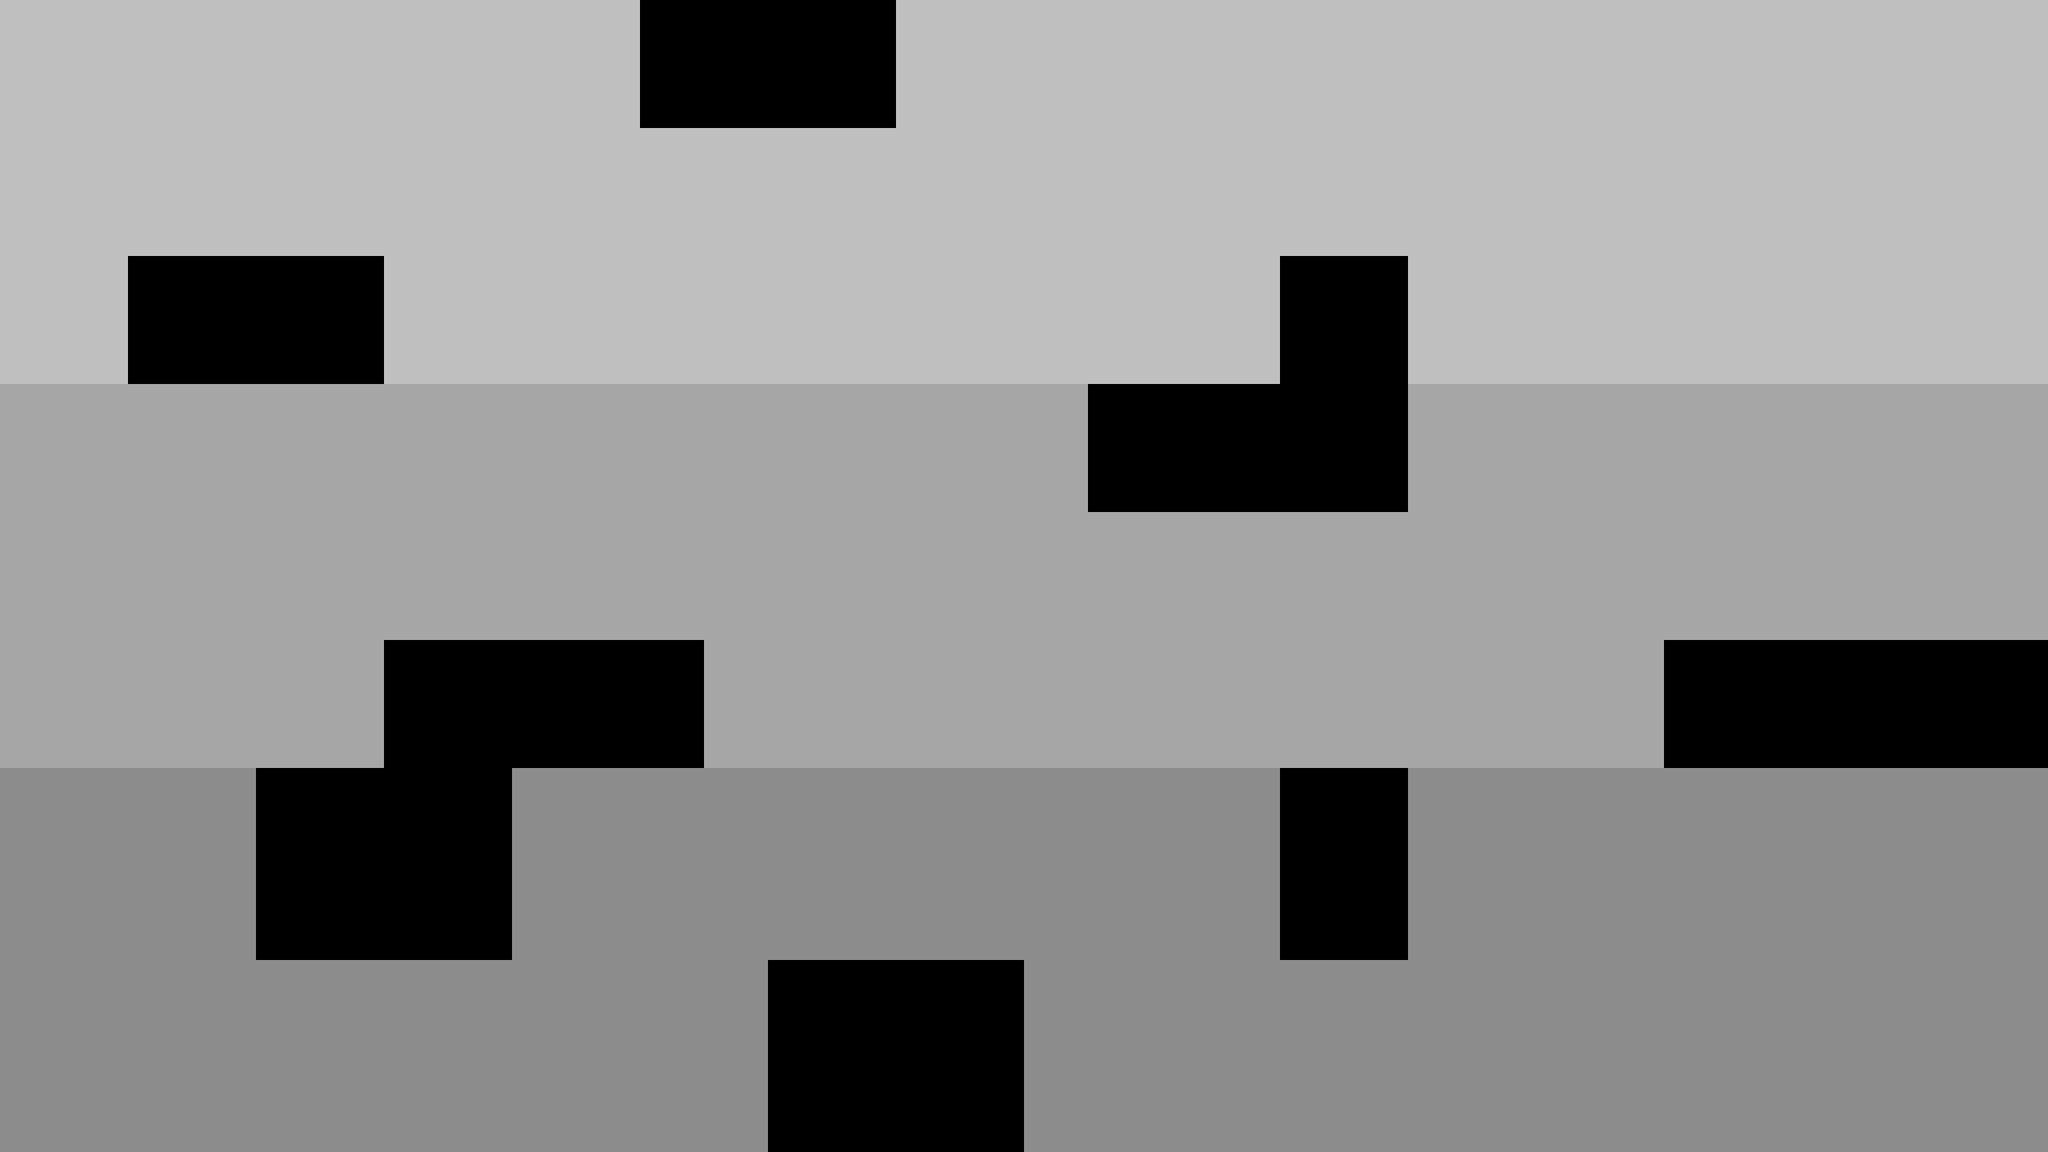

This game map was drawn from its Tiled (.tmx) file and the tilesets committed beside it. A one-line description and the trimmed map source follow:
An orthogonal 32x18 tile map with 80x80 px tiles, 2 tile layers (bg, blocks).

<map version="1.0" orientation="orthogonal" renderorder="right-down" width="32" height="18" tilewidth="80" tileheight="80">
 <tileset firstgid="1" name="blocks" tilewidth="80" tileheight="80">
  <image source="blocks.png" width="320" height="80" />
 </tileset>
 <layer name="bg" width="32" height="18" opacity="0.75">
  <data>[576 cells, 576 non-empty, 3 distinct tile ids]</data>
 </layer>
 <layer name="blocks" width="32" height="18">
  <data>[576 cells, 82 non-empty, 1 distinct tile ids]</data>
 </layer>
</map>
